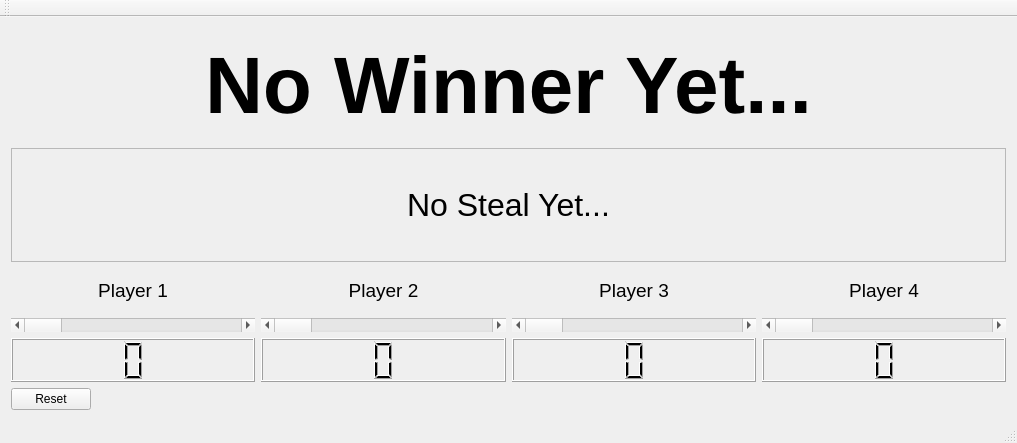
<?xml version="1.0" encoding="UTF-8"?>
<ui version="4.0">
 <class>MainWindow</class>
 <widget class="QMainWindow" name="MainWindow">
  <property name="geometry">
   <rect>
    <x>0</x>
    <y>0</y>
    <width>1017</width>
    <height>443</height>
   </rect>
  </property>
  <property name="sizePolicy">
   <sizepolicy hsizetype="Preferred" vsizetype="Preferred">
    <horstretch>0</horstretch>
    <verstretch>0</verstretch>
   </sizepolicy>
  </property>
  <property name="windowTitle">
   <string>Quiz Engine</string>
  </property>
  <widget class="QWidget" name="centralWidget">
   <layout class="QVBoxLayout" name="verticalLayout">
    <item>
     <widget class="QLabel" name="status">
      <property name="sizePolicy">
       <sizepolicy hsizetype="Preferred" vsizetype="Preferred">
        <horstretch>0</horstretch>
        <verstretch>0</verstretch>
       </sizepolicy>
      </property>
      <property name="font">
       <font>
        <pointsize>60</pointsize>
        <weight>75</weight>
        <bold>true</bold>
        <kerning>true</kerning>
       </font>
      </property>
      <property name="layoutDirection">
       <enum>Qt::LeftToRight</enum>
      </property>
      <property name="text">
       <string>No Winner Yet...</string>
      </property>
      <property name="scaledContents">
       <bool>true</bool>
      </property>
      <property name="alignment">
       <set>Qt::AlignCenter</set>
      </property>
     </widget>
    </item>
    <item>
     <widget class="QFrame" name="frame">
      <property name="frameShape">
       <enum>QFrame::StyledPanel</enum>
      </property>
      <property name="frameShadow">
       <enum>QFrame::Raised</enum>
      </property>
      <layout class="QHBoxLayout" name="horizontalLayout">
       <item>
        <widget class="QLabel" name="steal">
         <property name="font">
          <font>
           <pointsize>24</pointsize>
          </font>
         </property>
         <property name="text">
          <string>No Steal Yet...</string>
         </property>
         <property name="alignment">
          <set>Qt::AlignCenter</set>
         </property>
        </widget>
       </item>
      </layout>
     </widget>
    </item>
    <item>
     <layout class="QGridLayout" name="gridLayout">
      <item row="1" column="3">
       <widget class="QLabel" name="label_3">
        <property name="font">
         <font>
          <pointsize>14</pointsize>
         </font>
        </property>
        <property name="text">
         <string>Player 4</string>
        </property>
        <property name="alignment">
         <set>Qt::AlignCenter</set>
        </property>
       </widget>
      </item>
      <item row="1" column="0">
       <widget class="QLabel" name="label">
        <property name="font">
         <font>
          <pointsize>14</pointsize>
         </font>
        </property>
        <property name="text">
         <string>Player 1</string>
        </property>
        <property name="alignment">
         <set>Qt::AlignCenter</set>
        </property>
       </widget>
      </item>
      <item row="1" column="1">
       <widget class="QLabel" name="label_2">
        <property name="font">
         <font>
          <pointsize>14</pointsize>
         </font>
        </property>
        <property name="text">
         <string>Player 2</string>
        </property>
        <property name="alignment">
         <set>Qt::AlignCenter</set>
        </property>
       </widget>
      </item>
      <item row="3" column="0">
       <widget class="QLCDNumber" name="lcdNumber">
        <property name="cursor">
         <cursorShape>CrossCursor</cursorShape>
        </property>
        <property name="digitCount">
         <number>1</number>
        </property>
       </widget>
      </item>
      <item row="3" column="1">
       <widget class="QLCDNumber" name="lcdNumber_2">
        <property name="cursor">
         <cursorShape>CrossCursor</cursorShape>
        </property>
        <property name="digitCount">
         <number>1</number>
        </property>
        <property name="mode">
         <enum>QLCDNumber::Dec</enum>
        </property>
       </widget>
      </item>
      <item row="3" column="2">
       <widget class="QLCDNumber" name="lcdNumber_3">
        <property name="cursor">
         <cursorShape>CrossCursor</cursorShape>
        </property>
        <property name="digitCount">
         <number>1</number>
        </property>
        <property name="mode">
         <enum>QLCDNumber::Dec</enum>
        </property>
       </widget>
      </item>
      <item row="3" column="3">
       <widget class="QLCDNumber" name="lcdNumber_4">
        <property name="cursor">
         <cursorShape>CrossCursor</cursorShape>
        </property>
        <property name="digitCount">
         <number>1</number>
        </property>
        <property name="mode">
         <enum>QLCDNumber::Dec</enum>
        </property>
       </widget>
      </item>
      <item row="1" column="2">
       <widget class="QLabel" name="label_4">
        <property name="font">
         <font>
          <pointsize>14</pointsize>
         </font>
        </property>
        <property name="text">
         <string>Player 3</string>
        </property>
        <property name="alignment">
         <set>Qt::AlignCenter</set>
        </property>
       </widget>
      </item>
      <item row="2" column="1">
       <widget class="QScrollBar" name="horizontalScrollBar">
        <property name="maximum">
         <number>5</number>
        </property>
        <property name="pageStep">
         <number>1</number>
        </property>
        <property name="orientation">
         <enum>Qt::Horizontal</enum>
        </property>
       </widget>
      </item>
      <item row="2" column="2">
       <widget class="QScrollBar" name="horizontalScrollBar_2">
        <property name="maximum">
         <number>5</number>
        </property>
        <property name="pageStep">
         <number>1</number>
        </property>
        <property name="orientation">
         <enum>Qt::Horizontal</enum>
        </property>
       </widget>
      </item>
      <item row="2" column="3">
       <widget class="QScrollBar" name="horizontalScrollBar_3">
        <property name="maximum">
         <number>5</number>
        </property>
        <property name="pageStep">
         <number>1</number>
        </property>
        <property name="orientation">
         <enum>Qt::Horizontal</enum>
        </property>
       </widget>
      </item>
      <item row="2" column="0">
       <widget class="QScrollBar" name="horizontalScrollBar_4">
        <property name="maximum">
         <number>5</number>
        </property>
        <property name="pageStep">
         <number>1</number>
        </property>
        <property name="orientation">
         <enum>Qt::Horizontal</enum>
        </property>
       </widget>
      </item>
     </layout>
    </item>
    <item>
     <widget class="QPushButton" name="reset">
      <property name="sizePolicy">
       <sizepolicy hsizetype="Fixed" vsizetype="Fixed">
        <horstretch>0</horstretch>
        <verstretch>0</verstretch>
       </sizepolicy>
      </property>
      <property name="text">
       <string>Reset</string>
      </property>
     </widget>
    </item>
   </layout>
   <zorder>frame</zorder>
   <zorder>status</zorder>
   <zorder>reset</zorder>
   <zorder>horizontalLayoutWidget</zorder>
  </widget>
  <widget class="QMenuBar" name="menuBar">
   <property name="enabled">
    <bool>true</bool>
   </property>
   <property name="geometry">
    <rect>
     <x>0</x>
     <y>0</y>
     <width>1017</width>
     <height>21</height>
    </rect>
   </property>
   <property name="sizePolicy">
    <sizepolicy hsizetype="MinimumExpanding" vsizetype="Minimum">
     <horstretch>0</horstretch>
     <verstretch>0</verstretch>
    </sizepolicy>
   </property>
  </widget>
  <widget class="QToolBar" name="mainToolBar">
   <property name="enabled">
    <bool>false</bool>
   </property>
   <attribute name="toolBarArea">
    <enum>TopToolBarArea</enum>
   </attribute>
   <attribute name="toolBarBreak">
    <bool>false</bool>
   </attribute>
  </widget>
  <widget class="QStatusBar" name="statusBar">
   <property name="enabled">
    <bool>false</bool>
   </property>
  </widget>
 </widget>
 <layoutdefault spacing="6" margin="11"/>
 <resources/>
 <connections/>
</ui>
